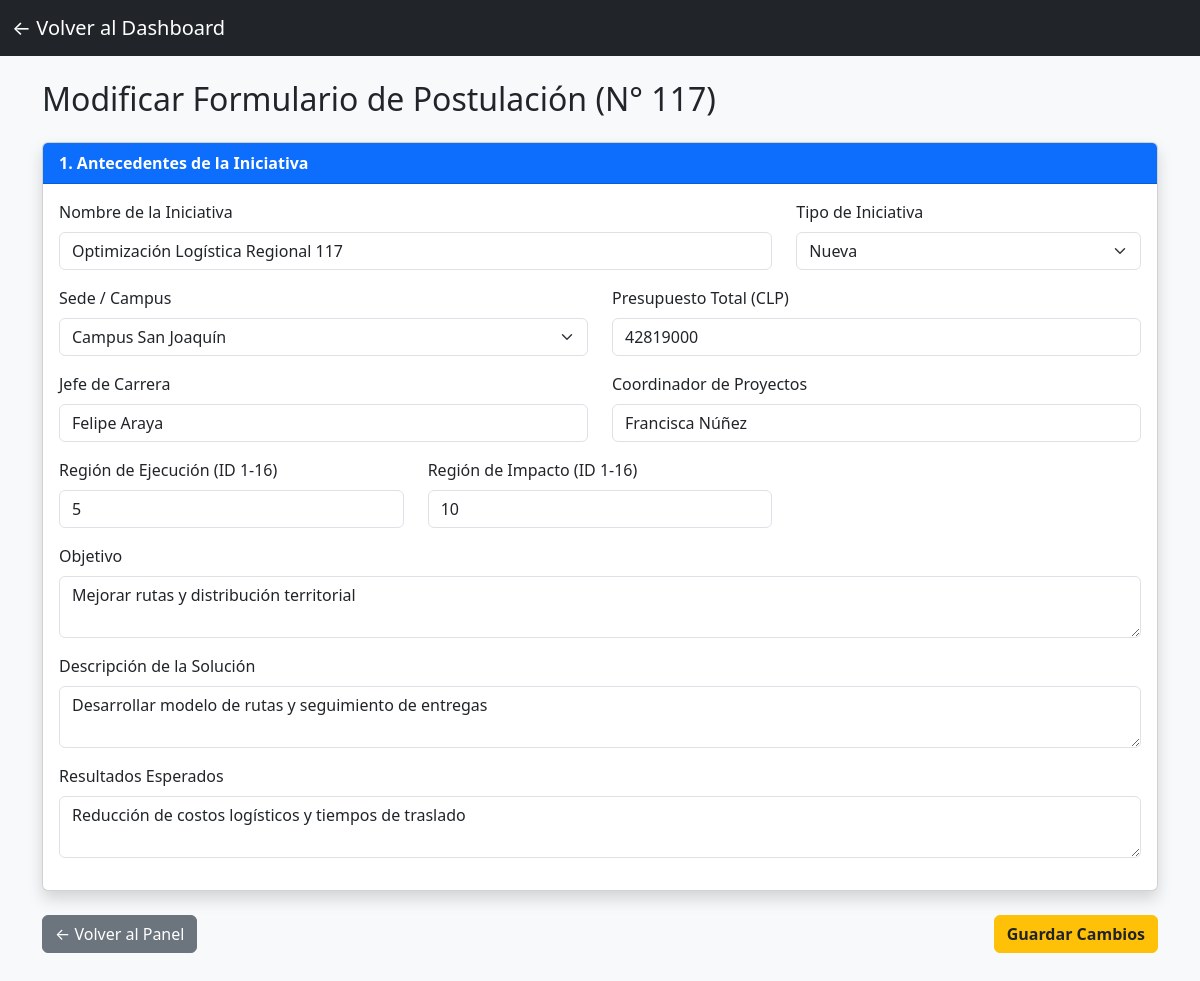
The app's page /editar_postulacion.php?id=117 (signed in) with its own data.
### tables this page shows
CREATE TABLE `postulacion` (
  `id_postulacion` int(11) NOT NULL,
  `fecha_postulacion` date NOT NULL,
  `id_sede` int(11) NOT NULL,
  `id_region_ejecucion` int(11) NOT NULL,
  `id_region_impacto` int(11) NOT NULL,
  `jefe_carrera` varchar(100) NOT NULL,
  `coordinador_proyectos` varchar(100) NOT NULL,
  `rut_empresa` varchar(15) NOT NULL,
  `id_tipo_iniciativa` int(11) NOT NULL,
  `nombre_iniciativa` varchar(150) NOT NULL,
  `objetivo` varchar(255) NOT NULL,
  `descripcion_solucion` varchar(255) NOT NULL,
  `resultados_esperados` varchar(255) NOT NULL,
  `id_estado` int(11) NOT NULL,
  `presupuesto_total` int(11) NOT NULL
);

### web/editar_postulacion.php (the view, shortened to what this page needs)
<?php
require 'conexion.php';
$id_postulacion = $_GET['id'] ?? null;
try {
    $stmt = $pdo->prepare("SELECT * FROM postulacion WHERE id_postulacion = ?");
    $stmt->execute([$id_postulacion]);
    $postulacion = $stmt->fetch(PDO::FETCH_ASSOC);
} catch (PDOException $e) {
    die("Error al cargar datos: " . $e->getMessage());
}
?>
<!DOCTYPE html>
<html lang="es">
<head>
    <link href="https://cdn.jsdelivr.net/npm/bootstrap@5.3.0/dist/css/bootstrap.min.css" rel="stylesheet">
</head>
<body class="bg-light">
<nav class="navbar navbar-dark bg-dark">
    <div class="container-fluid">
        <a class="navbar-brand" href="dashboard_responsable.php">← Volver al Dashboard</a>
    </div>
</nav>
<div class="container mt-4 mb-5">
    <h2 class="mb-4">Modificar Formulario de Postulación (N° <?= $id_postulacion ?>)</h2>
    <form method="POST" action="">
        <div class="card shadow mb-4">
            <div class="card-header bg-primary text-white fw-bold">1. Antecedentes de la Iniciativa</div>
            <div class="card-body">
                <div class="row">
                    <div class="col-md-8 mb-3">
                        <label class="form-label">Nombre de la Iniciativa</label>
                        <input type="text" name="nombre_iniciativa" class="form-control" value="<?= htmlspecialchars($postulacion['nombre_iniciativa']) ?>" required>
                    </div>
                    <div class="col-md-4 mb-3">
                        <label class="form-label">Tipo de Iniciativa</label>
                        <select name="tipo_iniciativa" class="form-select" required>
                            <option value="1" <?= $postulacion['id_tipo_iniciativa'] == 1 ? 'selected' : '' ?>>Nueva</option>
                        </select>
                    </div>
                    <div class="col-md-6 mb-3">
                        <label class="form-label">Sede / Campus</label>
                        <select name="id_sede" class="form-select" required>
                            <option value="2" <?= $postulacion['id_sede'] == 2 ? 'selected' : '' ?>>Campus San Joaquín</option>
                        </select>
                    </div>
                    <div class="col-md-6 mb-3">
                        <label class="form-label">Presupuesto Total (CLP)</label>
                        <input type="number" name="presupuesto" class="form-control" value="<?= htmlspecialchars($postulacion['presupuesto_total']) ?>" required>
                    </div>
                    <div class="col-md-6 mb-3">
                        <label class="form-label">Jefe de Carrera</label>
                        <input type="text" name="jefe_carrera" class="form-control" value="<?= htmlspecialchars($postulacion['jefe_carrera']) ?>" required>
                    </div>
                    <div class="col-md-6 mb-3">
                        <label class="form-label">Coordinador de Proyectos</label>
                        <input type="text" name="coordinador" class="form-control" value="<?= htmlspecialchars($postulacion['coordinador_proyectos']) ?>" required>
                    </div>
                    <div class="col-md-4 mb-3">
                        <label class="form-label">Región de Ejecución (ID 1-16)</label>
                        <input type="number" name="id_region_ejecucion" class="form-control" min="1" max="16" value="<?= htmlspecialchars($postulacion['id_region_ejecucion']) ?>" required>
                    </div>
                    <div class="col-md-4 mb-3">
                        <label class="form-label">Región de Impacto (ID 1-16)</label>
                        <input type="number" name="id_region_impacto" class="form-control" min="1" max="16" value="<?= htmlspecialchars($postulacion['id_region_impacto']) ?>" required>
                    </div>
                    <div class="col-12 mb-3">
                        <label class="form-label">Objetivo</label>
                        <textarea name="objetivo" class="form-control" rows="2" required><?= htmlspecialchars($postulacion['objetivo']) ?></textarea>
                    </div>
                    <div class="col-12 mb-3">
                        <label class="form-label">Descripción de la Solución</label>
                        <textarea name="descripcion" class="form-control" rows="2" required><?= htmlspecialchars($postulacion['descripcion_solucion']) ?></textarea>
                    </div>
                    <div class="col-12 mb-3">
                        <label class="form-label">Resultados Esperados</label>
                        <textarea name="resultados" class="form-control" rows="2" required><?= htmlspecialchars($postulacion['resultados_esperados']) ?></textarea>
                    </div>
                </div>
            </div>
        </div>
        <div class="d-flex justify-content-between align-items-center">
            <a href="dashboard_responsable.php" class="btn btn-secondary">← Volver al Panel</a>
            <button type="submit" class="btn btn-warning fw-bold text-dark">Guardar Cambios</button>
        </div>
    </form>
</div>
</body>
</html>

### records on screen
postulacion: nombre_iniciativa "Optimización Logística Regional 117", tipo_iniciativa "Nueva", id_sede "Campus San Joaquín", presupuesto "42819000", jefe_carrera "Felipe Araya", coordinador "Francisca Núñez", id_region_ejecucion "5", id_region_impacto "10", objetivo "Mejorar rutas y distribución territorial", descripcion "Desarrollar modelo de rutas y seguimiento de entregas", resultados "Reducción de costos logísticos y tiempos de traslado"

### other values on screen
$id_postulacion "117"
